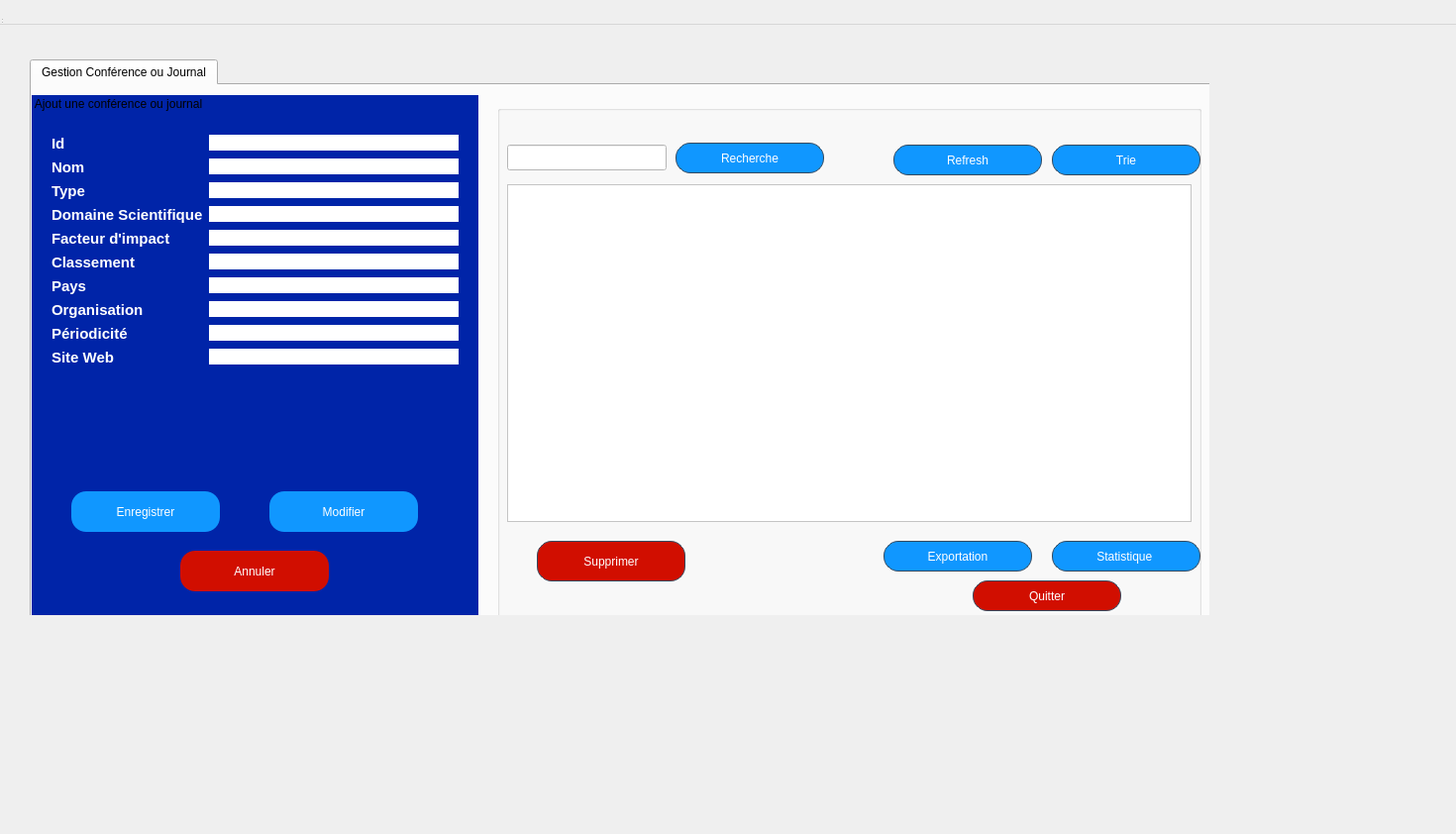
<?xml version="1.0" encoding="UTF-8"?>
<ui version="4.0">
 <class>GestionJournal</class>
 <widget class="QWidget" name="GestionJournal">
  <property name="geometry">
   <rect>
    <x>0</x>
    <y>0</y>
    <width>1470</width>
    <height>842</height>
   </rect>
  </property>
  <property name="contextMenuPolicy">
   <enum>Qt::ContextMenuPolicy::ActionsContextMenu</enum>
  </property>
  <property name="windowTitle">
   <string>Gestion Conférence ou Journal</string>
  </property>
  <property name="styleSheet">
   <string notr="true">QPushButton {
    /* La couleur de fond (bleu pro) */
    background-color: #2c3e50; 
    
    /* La couleur du texte */
    color: white;
    
    /* L'ARRONDI : plus le chiffre est grand, plus c'est rond */
    border-radius: 15px;
    
    /* Une bordure fine pour définir la forme */
    border: 1px solid #34495e;
    
    /* Espacement interne pour que le texte ne touche pas les bords */
    padding: 5px 15px;
}

/* Effet au survol de la souris */
QPushButton:hover {
    background-color: #34495e;
}
</string>
  </property>
  <widget class="QWidget" name="centralwidget" native="true">
   <property name="geometry">
    <rect>
     <x>0</x>
     <y>0</y>
     <width>1221</width>
     <height>621</height>
    </rect>
   </property>
   <property name="styleSheet">
    <string notr="true">QPushButton {
    /* La couleur de fond (bleu pro) */
    background-color: #2c3e50; 
    
    /* La couleur du texte */
    color: white;
    
    /* L'ARRONDI : plus le chiffre est grand, plus c'est rond */
    border-radius: 15px;
    
    /* Une bordure fine pour définir la forme */
    border: 1px solid #34495e;
    
    /* Espacement interne pour que le texte ne touche pas les bords */
    padding: 5px 15px;
}

/* Effet au survol de la souris */
QPushButton:hover {
    background-color: #34495e;
}</string>
   </property>
   <widget class="QTabWidget" name="tabWidget">
    <property name="geometry">
     <rect>
      <x>30</x>
      <y>60</y>
      <width>1211</width>
      <height>601</height>
     </rect>
    </property>
    <property name="styleSheet">
     <string notr="true">background-color: #D8E2E9;
QPushButton {
    /* La couleur de fond (bleu pro) */
    background-color: #2c3e50; 
    
    /* La couleur du texte */
    color: white;
    
    /* L'ARRONDI : plus le chiffre est grand, plus c'est rond */
    border-radius: 15px;
    
    /* Une bordure fine pour définir la forme */
    border: 1px solid #34495e;
    
    /* Espacement interne pour que le texte ne touche pas les bords */
    padding: 5px 15px;
}

/* Effet au survol de la souris */
QPushButton:hover {
    background-color: #34495e;
}</string>
    </property>
    <property name="currentIndex">
     <number>0</number>
    </property>
    <widget class="QWidget" name="tab">
     <attribute name="title">
      <string>Gestion Conférence ou Journal</string>
     </attribute>
     <widget class="QGroupBox" name="groupBox_2">
      <property name="geometry">
       <rect>
        <x>0</x>
        <y>10</y>
        <width>451</width>
        <height>541</height>
       </rect>
      </property>
      <property name="styleSheet">
       <string notr="true">background-color: rgb(0, 36, 168);
border: #A8D3F0;</string>
      </property>
      <property name="title">
       <string>Ajout une conférence ou journal</string>
      </property>
      <widget class="QWidget" name="formLayoutWidget">
       <property name="geometry">
        <rect>
         <x>20</x>
         <y>40</y>
         <width>411</width>
         <height>331</height>
        </rect>
       </property>
       <layout class="QFormLayout" name="formLayout">
        <item row="0" column="0">
         <widget class="QLabel" name="label_id">
          <property name="text">
           <string>&lt;html&gt;&lt;head/&gt;&lt;body&gt;&lt;p&gt;&lt;span style=&quot; font-size:11pt; font-weight:700; color:#ffffff;&quot;&gt;Id&lt;/span&gt;&lt;/p&gt;&lt;/body&gt;&lt;/html&gt;</string>
          </property>
         </widget>
        </item>
        <item row="0" column="1">
         <widget class="QLineEdit" name="id">
          <property name="styleSheet">
           <string notr="true">background-color: rgb(255, 255, 255);</string>
          </property>
         </widget>
        </item>
        <item row="1" column="0">
         <widget class="QLabel" name="label_nom">
          <property name="text">
           <string>&lt;html&gt;&lt;head/&gt;&lt;body&gt;&lt;p&gt;&lt;span style=&quot; font-size:11pt; font-weight:700; color:#ffffff;&quot;&gt;Nom&lt;/span&gt;&lt;/p&gt;&lt;/body&gt;&lt;/html&gt;</string>
          </property>
         </widget>
        </item>
        <item row="1" column="1">
         <widget class="QLineEdit" name="nom">
          <property name="styleSheet">
           <string notr="true">background-color: rgb(255, 255, 255);</string>
          </property>
         </widget>
        </item>
        <item row="2" column="0">
         <widget class="QLabel" name="label_type">
          <property name="text">
           <string>&lt;html&gt;&lt;head/&gt;&lt;body&gt;&lt;p&gt;&lt;span style=&quot; font-size:11pt; font-weight:700; color:#ffffff;&quot;&gt;Type&lt;/span&gt;&lt;/p&gt;&lt;/body&gt;&lt;/html&gt;</string>
          </property>
         </widget>
        </item>
        <item row="2" column="1">
         <widget class="QLineEdit" name="type">
          <property name="styleSheet">
           <string notr="true">background-color: rgb(255, 255, 255);</string>
          </property>
         </widget>
        </item>
        <item row="3" column="0">
         <widget class="QLabel" name="label_domaine">
          <property name="text">
           <string>&lt;html&gt;&lt;head/&gt;&lt;body&gt;&lt;p&gt;&lt;span style=&quot; font-size:11pt; font-weight:700; color:#ffffff;&quot;&gt;Domaine Scientifique&lt;/span&gt;&lt;/p&gt;&lt;/body&gt;&lt;/html&gt;</string>
          </property>
         </widget>
        </item>
        <item row="3" column="1">
         <widget class="QLineEdit" name="domaine_scientifique">
          <property name="styleSheet">
           <string notr="true">background-color: rgb(255, 255, 255);</string>
          </property>
         </widget>
        </item>
        <item row="4" column="0">
         <widget class="QLabel" name="label_facteur">
          <property name="text">
           <string>&lt;html&gt;&lt;head/&gt;&lt;body&gt;&lt;p&gt;&lt;span style=&quot; font-size:11pt; font-weight:700; color:#ffffff;&quot;&gt;Facteur d'impact&lt;/span&gt;&lt;/p&gt;&lt;/body&gt;&lt;/html&gt;</string>
          </property>
         </widget>
        </item>
        <item row="4" column="1">
         <widget class="QLineEdit" name="facteur_impact">
          <property name="styleSheet">
           <string notr="true">background-color: rgb(255, 255, 255);</string>
          </property>
         </widget>
        </item>
        <item row="5" column="0">
         <widget class="QLabel" name="label_classement">
          <property name="text">
           <string>&lt;html&gt;&lt;head/&gt;&lt;body&gt;&lt;p&gt;&lt;span style=&quot; font-size:11pt; font-weight:700; color:#ffffff;&quot;&gt;Classement&lt;/span&gt;&lt;/p&gt;&lt;/body&gt;&lt;/html&gt;</string>
          </property>
         </widget>
        </item>
        <item row="5" column="1">
         <widget class="QLineEdit" name="classement">
          <property name="styleSheet">
           <string notr="true">background-color: rgb(255, 255, 255);</string>
          </property>
         </widget>
        </item>
        <item row="6" column="0">
         <widget class="QLabel" name="label_pays">
          <property name="text">
           <string>&lt;html&gt;&lt;head/&gt;&lt;body&gt;&lt;p&gt;&lt;span style=&quot; font-size:11pt; font-weight:700; color:#ffffff;&quot;&gt;Pays&lt;/span&gt;&lt;/p&gt;&lt;/body&gt;&lt;/html&gt;</string>
          </property>
         </widget>
        </item>
        <item row="6" column="1">
         <widget class="QLineEdit" name="pays">
          <property name="styleSheet">
           <string notr="true">background-color: rgb(255, 255, 255);</string>
          </property>
         </widget>
        </item>
        <item row="7" column="0">
         <widget class="QLabel" name="label_organisation">
          <property name="text">
           <string>&lt;html&gt;&lt;head/&gt;&lt;body&gt;&lt;p&gt;&lt;span style=&quot; font-size:11pt; font-weight:700; color:#ffffff;&quot;&gt;Organisation&lt;/span&gt;&lt;/p&gt;&lt;/body&gt;&lt;/html&gt;</string>
          </property>
         </widget>
        </item>
        <item row="7" column="1">
         <widget class="QLineEdit" name="organisation">
          <property name="styleSheet">
           <string notr="true">background-color: rgb(255, 255, 255);</string>
          </property>
         </widget>
        </item>
        <item row="8" column="0">
         <widget class="QLabel" name="label_periodicite">
          <property name="text">
           <string>&lt;html&gt;&lt;head/&gt;&lt;body&gt;&lt;p&gt;&lt;span style=&quot; font-size:11pt; font-weight:700; color:#ffffff;&quot;&gt;Périodicité&lt;/span&gt;&lt;/p&gt;&lt;/body&gt;&lt;/html&gt;</string>
          </property>
         </widget>
        </item>
        <item row="8" column="1">
         <widget class="QLineEdit" name="periodicite">
          <property name="styleSheet">
           <string notr="true">background-color: rgb(255, 255, 255);</string>
          </property>
         </widget>
        </item>
        <item row="9" column="0">
         <widget class="QLabel" name="label_siteweb">
          <property name="text">
           <string>&lt;html&gt;&lt;head/&gt;&lt;body&gt;&lt;p&gt;&lt;span style=&quot; font-size:11pt; font-weight:700; color:#ffffff;&quot;&gt;Site Web&lt;/span&gt;&lt;/p&gt;&lt;/body&gt;&lt;/html&gt;</string>
          </property>
         </widget>
        </item>
        <item row="9" column="1">
         <widget class="QLineEdit" name="siteweb">
          <property name="styleSheet">
           <string notr="true">background-color: rgb(255, 255, 255);</string>
          </property>
         </widget>
        </item>
       </layout>
      </widget>
      <widget class="QPushButton" name="enregistrer">
       <property name="geometry">
        <rect>
         <x>40</x>
         <y>400</y>
         <width>150</width>
         <height>41</height>
        </rect>
       </property>
       <property name="minimumSize">
        <size>
         <width>0</width>
         <height>0</height>
        </size>
       </property>
       <property name="styleSheet">
        <string notr="true">background-color: rgb(16, 151, 255);
</string>
       </property>
       <property name="text">
        <string>Enregistrer</string>
       </property>
      </widget>
      <widget class="QPushButton" name="modif">
       <property name="geometry">
        <rect>
         <x>240</x>
         <y>400</y>
         <width>150</width>
         <height>41</height>
        </rect>
       </property>
       <property name="styleSheet">
        <string notr="true">background-color: rgb(16, 151, 255);
</string>
       </property>
       <property name="text">
        <string>Modifier</string>
       </property>
      </widget>
      <widget class="QPushButton" name="annuler">
       <property name="geometry">
        <rect>
         <x>150</x>
         <y>460</y>
         <width>150</width>
         <height>41</height>
        </rect>
       </property>
       <property name="styleSheet">
        <string notr="true">background-color: rgb(209, 14, 0);
</string>
       </property>
       <property name="text">
        <string>Annuler</string>
       </property>
      </widget>
     </widget>
     <widget class="QGroupBox" name="groupBox_3">
      <property name="geometry">
       <rect>
        <x>470</x>
        <y>20</y>
        <width>711</width>
        <height>531</height>
       </rect>
      </property>
      <property name="styleSheet">
       <string notr="true">background-color: rgb(0, 36, 168);
border: #A8D3F0;
/* Style pour tous les GroupBox */
QGroupBox {
    border: 2px solid #2c3e50; /* Couleur de la bordure */
    border-radius: 15px;      /* Même arrondi que les boutons */
    margin-top: 20px;         /* Espace pour le titre en haut */
    font-weight: bold;
    color: #2c3e50;
}

/* Style spécifique pour le titre du GroupBox */
QGroupBox::title {
    subcontrol-origin: margin;
    subcontrol-position: top center; /* Place le titre en haut au centre */
    padding: 0 10px;
}</string>
      </property>
      <property name="title">
       <string/>
      </property>
      <widget class="QLineEdit" name="rechPub">
       <property name="geometry">
        <rect>
         <x>10</x>
         <y>40</y>
         <width>161</width>
         <height>26</height>
        </rect>
       </property>
       <property name="styleSheet">
        <string notr="true">background-color: rgb(255, 255, 255);</string>
       </property>
      </widget>
      <widget class="QPushButton" name="recherchePub">
       <property name="geometry">
        <rect>
         <x>180</x>
         <y>38</y>
         <width>150</width>
         <height>31</height>
        </rect>
       </property>
       <property name="styleSheet">
        <string notr="true">background-color: rgb(16, 151, 255);
</string>
       </property>
       <property name="text">
        <string>Recherche</string>
       </property>
      </widget>
      <widget class="QPushButton" name="statPub">
       <property name="geometry">
        <rect>
         <x>560</x>
         <y>440</y>
         <width>150</width>
         <height>31</height>
        </rect>
       </property>
       <property name="styleSheet">
        <string notr="true">background-color: rgb(16, 151, 255);
</string>
       </property>
       <property name="text">
        <string>Statistique </string>
       </property>
      </widget>
      <widget class="QPushButton" name="SuppPub">
       <property name="geometry">
        <rect>
         <x>40</x>
         <y>440</y>
         <width>150</width>
         <height>41</height>
        </rect>
       </property>
       <property name="styleSheet">
        <string notr="true">background-color: rgb(209, 14, 0);</string>
       </property>
       <property name="text">
        <string>Supprimer</string>
       </property>
      </widget>
      <widget class="QPushButton" name="quitterPub">
       <property name="geometry">
        <rect>
         <x>480</x>
         <y>480</y>
         <width>150</width>
         <height>31</height>
        </rect>
       </property>
       <property name="styleSheet">
        <string notr="true">background-color: rgb(209, 14, 0);
</string>
       </property>
       <property name="text">
        <string>Quitter</string>
       </property>
      </widget>
      <widget class="QTableView" name="tableViewPub">
       <property name="geometry">
        <rect>
         <x>10</x>
         <y>80</y>
         <width>691</width>
         <height>341</height>
        </rect>
       </property>
       <property name="styleSheet">
        <string notr="true">background-color: rgb(255, 255, 255);
</string>
       </property>
      </widget>
      <widget class="QPushButton" name="expoPub">
       <property name="geometry">
        <rect>
         <x>390</x>
         <y>440</y>
         <width>150</width>
         <height>31</height>
        </rect>
       </property>
       <property name="styleSheet">
        <string notr="true">background-color: rgb(16, 151, 255);
</string>
       </property>
       <property name="text">
        <string>Exportation</string>
       </property>
      </widget>
      <widget class="QPushButton" name="refreshPub">
       <property name="geometry">
        <rect>
         <x>400</x>
         <y>40</y>
         <width>150</width>
         <height>31</height>
        </rect>
       </property>
       <property name="styleSheet">
        <string notr="true">background-color: rgb(16, 151, 255);
</string>
       </property>
       <property name="text">
        <string>Refresh</string>
       </property>
      </widget>
      <widget class="QPushButton" name="triePub">
       <property name="geometry">
        <rect>
         <x>560</x>
         <y>40</y>
         <width>150</width>
         <height>31</height>
        </rect>
       </property>
       <property name="styleSheet">
        <string notr="true">background-color: rgb(16, 151, 255);
</string>
       </property>
       <property name="text">
        <string>Trie</string>
       </property>
      </widget>
     </widget>
    </widget>
   </widget>
  </widget>
  <widget class="QMenuBar" name="menubar">
   <property name="geometry">
    <rect>
     <x>0</x>
     <y>0</y>
     <width>1470</width>
     <height>25</height>
    </rect>
   </property>
  </widget>
  <widget class="QStatusBar" name="statusbar">
   <property name="geometry">
    <rect>
     <x>0</x>
     <y>0</y>
     <width>3</width>
     <height>25</height>
    </rect>
   </property>
  </widget>
 </widget>
 <resources/>
 <connections/>
</ui>
